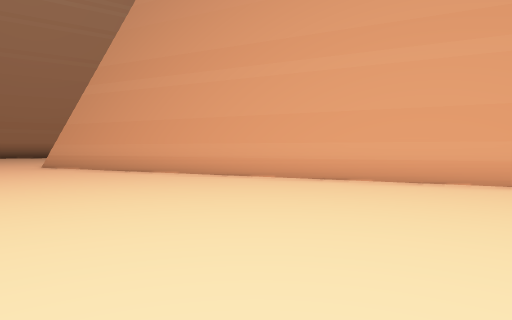
View 1 (above)

20 first-person views from a walk through a level from a Godot 3-D game. The camera is 1.4 m above the floor, tilts 2° down and sees 75° across. The floor is counted in squares, 2.77 m on a side. Each view is taken from the middle of a square. On the plan, view 1 faces up. The plan holds only what a view shows up to about 9 squares ahead; the rest is blank. The place goes on beyond the plan.

View 2
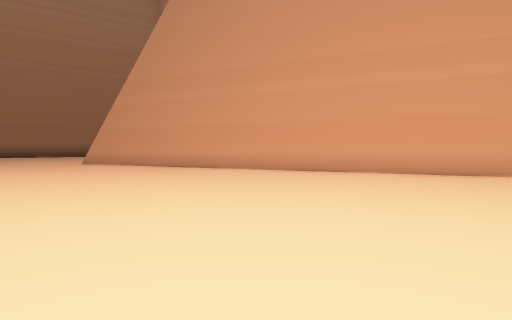

View 3
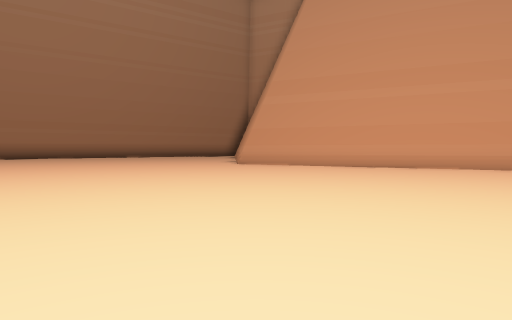

View 4
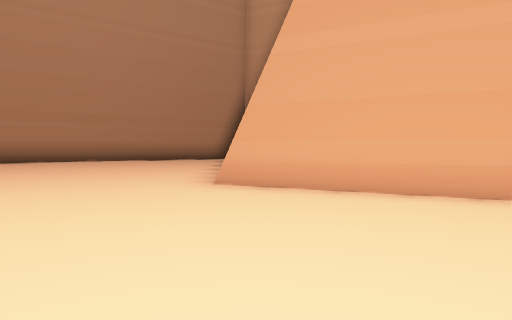

View 5
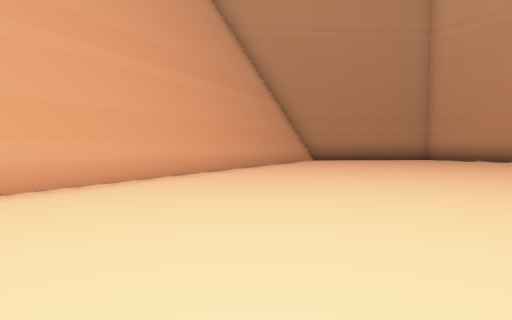

View 6
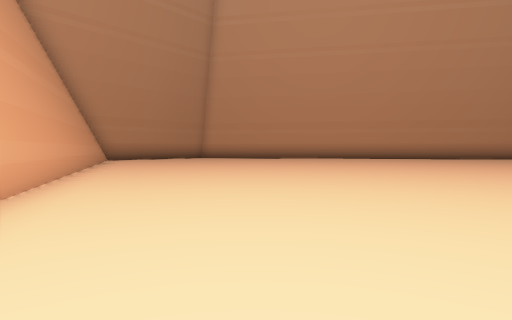

View 7
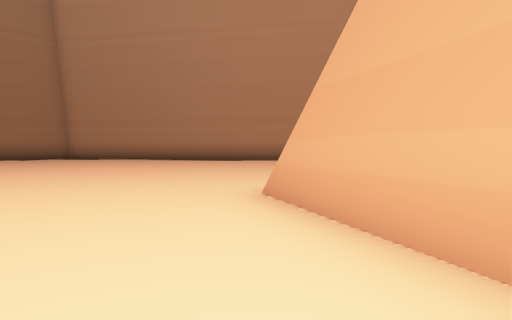

View 8
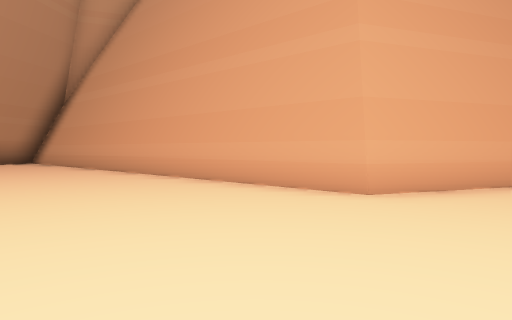

View 9
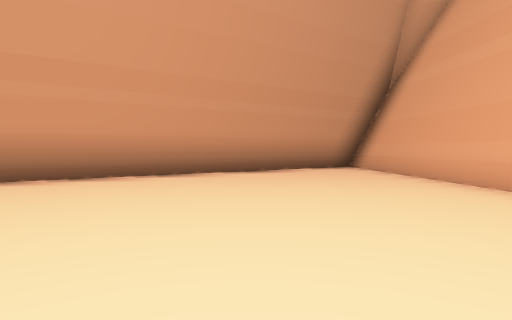

View 10
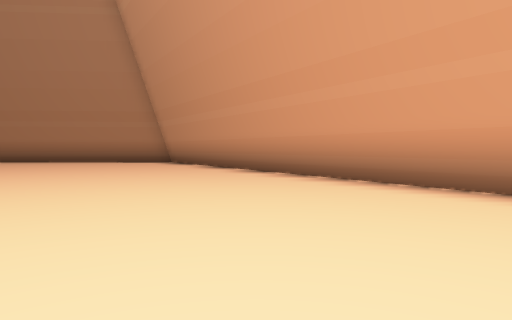

View 11
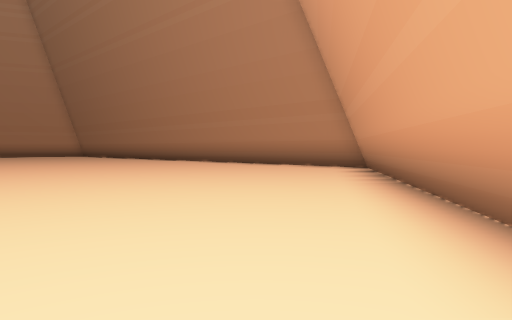

View 12
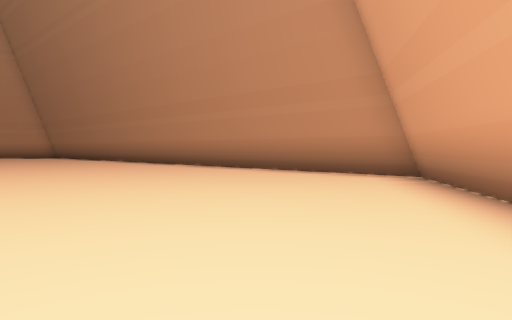

View 13
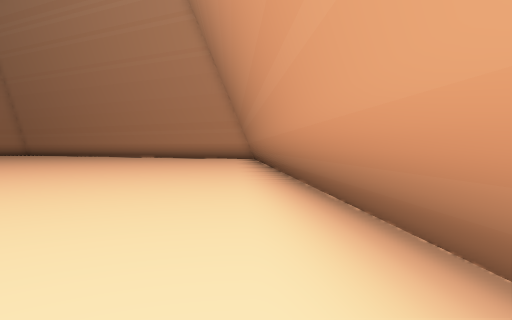

View 14
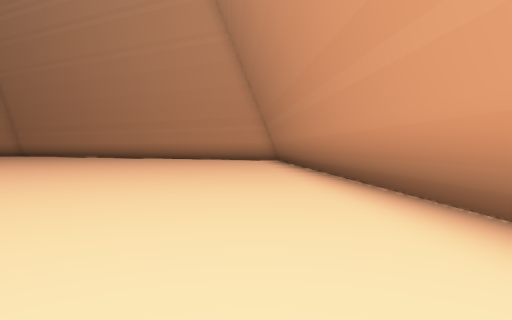

View 15
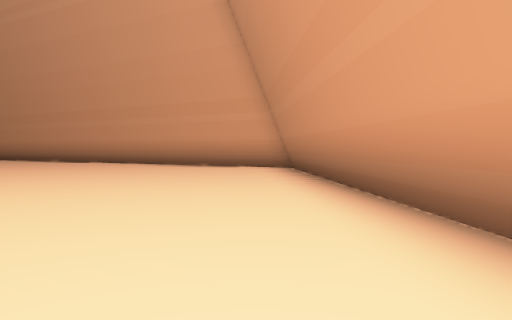

View 16
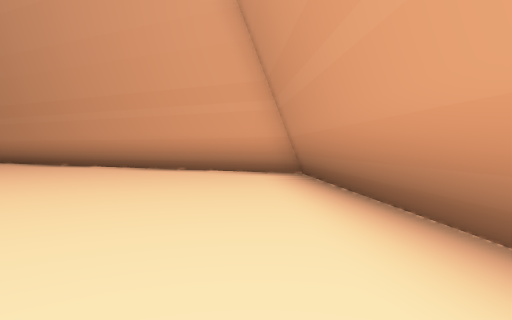

View 17
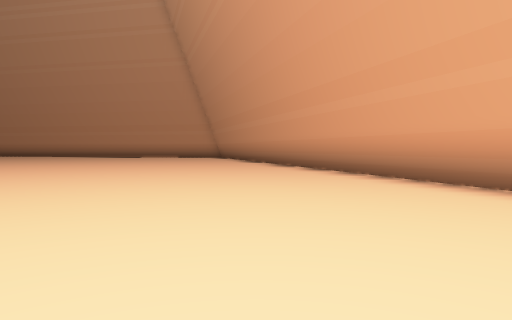

View 18
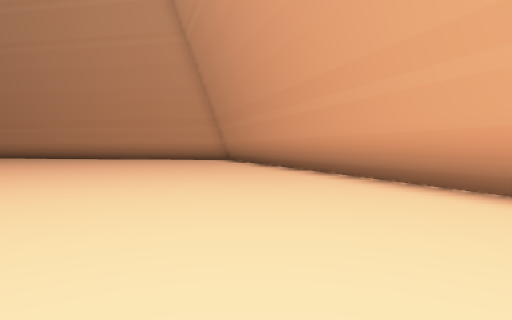

View 19
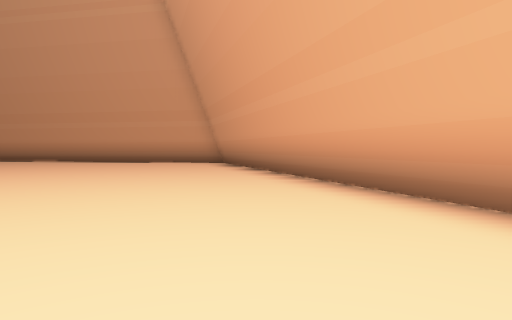

View 20
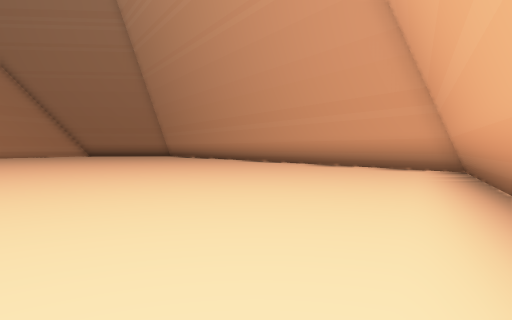

### Floor plan
Points are (right, up) in squares from view 1. A wall is a line through its corners. A room is listed if a view was taken in it or the views show most of it. See-through windows are left out.
Room 1 (views 1, 2, 3, 4, 5, 6, 7, 8, 9, 10, 11, 12, 13, 14, 15, 16, 17, 18, 19, 20)
walls: (-5.8, 13.4) (-6.3, 20.1) (-20, 10.8) (-18.8, -6.5) (-3.1, -14.1) (-0.9, -12.7); (6.5, 2.9) (-5.4, 8.7) (-5.6, 10.9)

Positions as (right, up) in squares from view 1, and headings:
1: (0, 0), facing up
2: (0, -2), facing up
3: (-5, -2), facing up
4: (-5, 4), facing up
5: (-3, 3), facing right
6: (-3, 6), facing down-right
7: (-3, 6), facing up-left
8: (-9, 7), facing up-right
9: (-9, 11), facing up
10: (-8, 14), facing left
11: (-12, 15), facing down-left
12: (-14, 13), facing down-left
13: (-19, 9), facing down
14: (-18, 7), facing down
15: (-18, 2), facing down
16: (-18, 0), facing down
17: (-17, -3), facing down-right
18: (-14, -5), facing down-right
19: (-12, -7), facing down-right
20: (-10, -10), facing right
